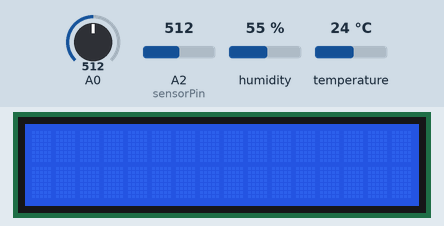
Bench run of a sketch on a simulated Arduino Uno, built with avr-gcc and run on an emulated ATmega328P. Shown: 16×2 character LCD. The inputs (shaded band) are chosen by the test bench; at power-on: A0 = 512, A2 (sensorPin) = 512, humidity 55 %, temperature 24 °C. What the sketch prints to the serial monitor is not drawn.

Above: at 0.1 s.
At 10.6 s:
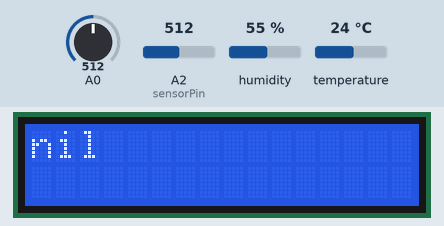

Measured:
- what the display in image 1 shows lasts 7.0 s, from 10.6 s to 17.6 s

The sketch:

final_product.ino
```cpp
#include <string.h>
#include "DHT.h"
#include <LiquidCrystal.h>

const int rs = 2, en = 3, d4 = 4, d5 = 5, d6 = 6, d7 = 7;
LiquidCrystal lcd(rs, en, d4, d5, d6, d7);

DHT dht;
int sensorPin = A2;
int sensorValue = 0;

int temperature=0;
int pflag=0;
int pH_Value;
float Voltage;

String s="nil";
String temp="nil";
String humidity="nil";
String ph="nil";
void setup() {
  lcd.begin(16, 2);
  Serial.begin(9600);
  pinMode(pH_Value, INPUT);
  /*digital_communication for dht11*/
  dht.setup(8);
}

void loop() {
  lcd.clear();
  delay(10000);
  float humidity_11 = dht.getHumidity();
  float temperature = dht.getTemperature();

  sensorValue = analogRead(sensorPin);

  pH_Value = analogRead(A0);
  Voltage = pH_Value * (5.0 / 1023.0);
  delay(500);

  Serial.print("Temp:");
  Serial.print(temperature);
  Serial.print("  Humidity:");
  Serial.print(sensorValue);
  Serial.print("      ph:");
  Serial.print(pH_Value);
  Serial.print("\n");


  if(temperature<=23){
    temp="cool";
  }
  else if(temperature>23 & temperature<=28){
    temp="moderate";
  }
  else if(temperature>28){
    temp="hot";
  }
  if(sensorValue>750){
    humidity="dry";
  }
  else if(sensorValue>=500 & humidity_11<=750){
    humidity="moderate";
  }
  else if(humidity_11<500){
    humidity="wet";
  }
  if(pH_Value<85 & pH_Value>55){
    ph="ma";
  }
  else if(pH_Value>85 & pH_Value<100){
    ph="n";
  }
  if(temp=="cool" & humidity=="wet" & ph=="ma"){
    s="apple,maize";
    lcd.print(s);
    delay(600);
    lcd.clear();
    s="pomegranate";
    lcd.print(s);
    delay(600);
    lcd.clear();
    pflag=1;

  }
  else if(temp=="moderate" & humidity=="wet" & ph=="ma"){
    s="banana,coconut";
    lcd.print(s);
    delay(6000);
    lcd.clear();
    s="grapes,jute,rice";
    lcd.print(s);
    delay(6000);
    lcd.clear();
    s="watermelon";
    lcd.print(s);
    delay(6000);
    lcd.clear();
    pflag=1;
  }
  else if(temp=="hot" & humidity=="wet" & ph=="n"){
    s="blackgram";
  }
  else if(temp=="cool" & humidity=="dry" & ph=="n"){
    s="chickpea";
  }
  else if(temp=="moderate" & humidity=="moderate" & ph=="ma"){
    s="coffee, pigeonpeas";
  }
  else if(temp=="moderate" & humidity=="wet" & ph=="n"){
    s="cotton";
  }
  else if(temp=="cool" & humidity=="dry" & ph=="ma"){
    s="kidneybeans";
  }
  else if(temp=="moderate" & humidity=="moderate" & ph=="n"){
    s="lentil";
  }
  else if(temp=="hot" & humidity=="moderate" & ph=="ma"){
    s="mango";
  }
  else if(temp=="hot" & humidity=="moderate" & ph=="n"){
    s="mothbeans";
  }
  else if(temp=="hot" & humidity=="wet" & ph=="ma"){
    s="mungbean, muskmelon";
    lcd.print(s);
    delay(6000);
    lcd.clear();
    s="papaya";
    lcd.print(s);
    delay(6000);
    lcd.clear();
    pflag=1;
  }
  if(pflag==0){
    lcd.print(s);
    delay(7000);
    lcd.clear();
  }

}
```
